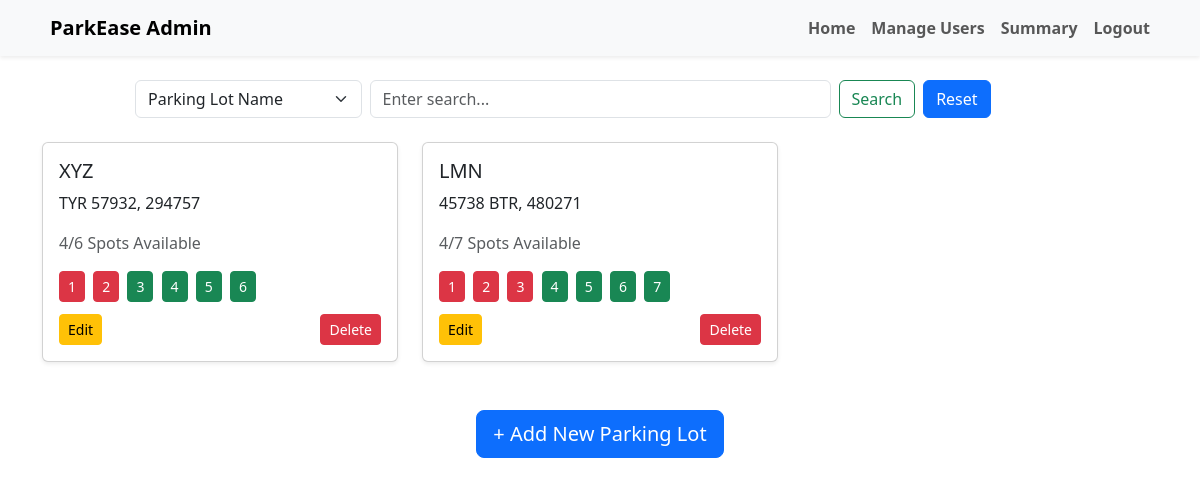
Screenshot of /parking (signed in) with the database file from the repository.
### app.py (models this page shows)
class Parking(db.Model):
    __tablename__ = 'parking'
    id = db.Column(db.Integer, primary_key=True)
    prime_location_name = db.Column(db.String(20), unique=True, nullable=False)
    address = db.Column(db.String(20), nullable=False)
    pin_code = db.Column(db.String(20), nullable=False)
    price = db.Column(db.Float, nullable=False)
    number_of_spots = db.Column(db.Integer, nullable=False)
    spots = db.relationship('ParkingSpot', back_populates='parking', cascade='all, delete-orphan')

### app.py (the view)
@app.route('/parking', methods=['GET', 'POST'])
def parking():
    if 'username' not in session:
        return redirect(url_for('login'))
    parkings = Parking.query.all()
    available_counts = {}
    for parking in parkings:
        available_counts[parking.id] = ParkingSpot.query.filter_by(parking_id=parking.id, status='A').count()
    return render_template('parking.html', parkings=parkings, available_counts=available_counts)

### templates/parking.html (shortened to what this page needs)
<!DOCTYPE html>
<html lang="en">
<head>
  <link href="https://cdn.jsdelivr.net/npm/bootstrap@5.3.3/dist/css/bootstrap.min.css" rel="stylesheet">
</head>
<body>
<nav class="navbar navbar-expand-lg navbar-light bg-light shadow-sm">
  <div class="container">
    <a class="navbar-brand fw-bold d-flex align-items-center" href="/admin">
       ParkEase Admin
    </a>
    <div class="collapse navbar-collapse" id="navbarAdmin">
      <ul class="navbar-nav ms-auto mb-2 mb-lg-0">
        <li class="nav-item"><a class="nav-link fw-semibold" href="/admin">Home</a></li>
        <li class="nav-item"><a class="nav-link fw-semibold" href="/admin_user">Manage Users</a></li>
        <li class="nav-item"><a class="nav-link fw-semibold" href="/summary">Summary</a></li>
        <li class="nav-item"><a class="nav-link fw-semibold" href="/logout">Logout</a></li>
      </ul>
    </div>
  </div>
</nav>
<div class="container mt-4">
  <div class="mb-4">
    <div class="col-md-10 mx-auto">
      <form class="row g-2 align-items-center" method="GET" action="/search">
        <div class="col-md-3">
          <select class="form-select" name="filter_by">
            <option value="lot_name" {% if filter_by == 'prime_location_name' %}selected{% endif %}>Parking Lot Name</option>
          </select>
        </div>
        <div class="col-md-6">
          <input class="form-control" type="search" name="query" placeholder="Enter search..." value="{{ query or '' }}">
        </div>
        <div class="col-md-3 d-flex">
          <button class="btn btn-outline-success me-2" type="submit">Search</button>
          <a href="/parking" class="btn btn-primary">Reset</a>
        </div>
      </form>
    </div>
  </div>
  <div class="row row-cols-1 row-cols-lg-3 g-4">
    {% if parkings|length == 0 %}
      <div class="d-flex justify-content-center align-items-center" style="height: 300px; width: 100%;">
        <div class="text-center">
          <div class="alert alert-warning">
            No results found{% if query %} for "<strong>{{ query }}</strong>"{% endif %}.
          </div>
          <a href="/parking" class="btn btn-outline-primary btn-sm">Back to All Parkings</a>
        </div>
      </div>
    {% else %}
      {% for parking in parkings %}
      <div class="col">
        <div class="card shadow-sm h-100">
          <div class="card-body d-flex flex-column justify-content-between">
            <div>
              <h5 class="card-title">{{ parking.prime_location_name }}</h5>
              <p class="card-text">{{ parking.address }}, {{ parking.pin_code }}</p>
              {% set spot_map = dict() %}
              {% set total_spots = spot_map | length %}
              {% set available_spots = spot_map.values() | select('equalto', 'A') | list | length %}
              <p class="text-muted">{{ available_spots }}/{{ total_spots }} Spots Available</p>
            </div>
            <div class="mb-2">
              {% for number, status in spot_map.items() %}
              <button
                type="button"
                class="btn btn-sm me-1 mb-1
                  {% if status == 'O' %}
                    btn-danger
                  {% else %}
                    btn-success
                  {% endif %}"
                data-bs-toggle="modal"
                data-bs-target="#spotModal{{ parking.id }}_{{ number }}"
                title="View Spot {{ number }}">
                <span>{{ number }}</span>
              </button>
              {% endfor %}
            </div>
            <div class="mt-auto d-flex justify-content-between">
              <a href="/edit_parking/{{ parking.id }}" class="btn btn-sm btn-warning">Edit</a>
              <form action="/delete_parking/{{ parking.id }}" method="POST" class="d-inline" onsubmit="return confirm('Are you sure you want to delete this parking lot?')">
                <button type="submit" class="btn btn-sm btn-danger">Delete</button>
              </form>
            </div>
          </div>
        </div>
      </div>
      {% endfor %}
    {% endif %}
  </div>
  <div class="text-center mt-5">
    <a href="/add_parking" class="btn btn-primary btn-lg">+ Add New Parking Lot</a>
  </div>
</div>
</body>
</html>

### rows the page displays
Parking: prime_location_name "XYZ", address "TYR 57932", pin_code "294757", available_spots "4", number_of_spots "6", spot_map "1" "2" "3" "4" "5" "6"
Parking: prime_location_name "LMN", address "45738 BTR", pin_code "480271", available_spots "4", number_of_spots "7", spot_map "1" "2" "3" "4" "5" "6" "7"
